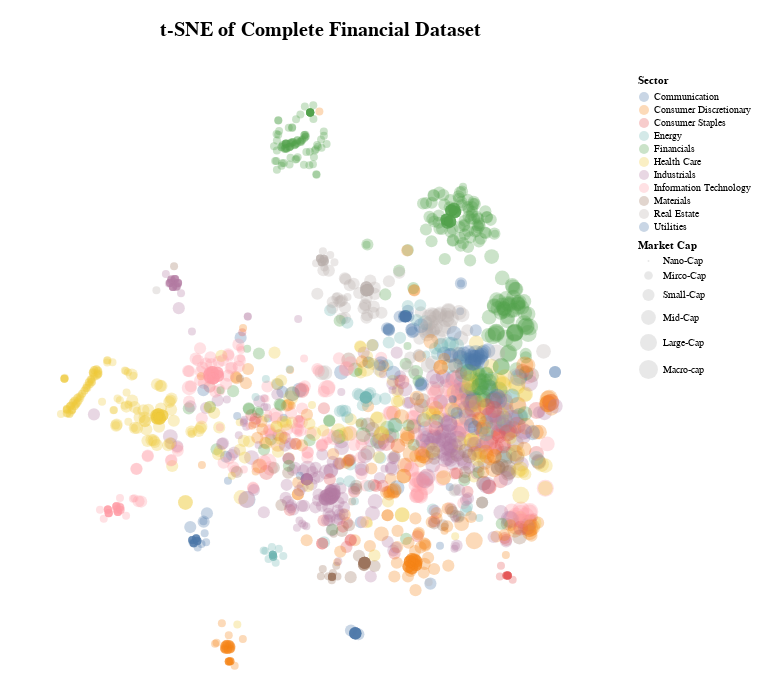

Write notebook code for a chart like this one.
### Markdown cell above
Once again, this should have the same size dataset (1915,2)

### Code cell
print(f"The tsne output dataframe has dimensions of {X_complete_tsne.shape}\n")

complete_chart = plot_tsne(X_complete, X_complete_tsne, title = 't-SNE of Complete Financial Dataset')
complete_chart.properties(padding = 20,width = 600, height = 600
        ).configure_view(stroke=None).interactive()

### Figure 1 — Vega-Lite specification as saved in the notebook (floating-point values rounded to 4 significant figures; data arrays with more than 128 entries replaced by an {"elided": "..."} marker saying what was removed)
{"config": {"view": {"continuousWidth": 300, "continuousHeight": 300, "stroke": null}}, "data": {"name": "data-2b70feca1ff87fd9538ce729cfd6458d"}, "mark": {"type": "circle", "opacity": 0.3, "size": 28}, "encoding": {"color": {"field": "Sector", "type": "nominal"}, "size": {"field": "Market Cap", "scale": {"domain": ["Nano-Cap", "Mirco-Cap", "Small-Cap", "Mid-Cap", "Large-Cap", "Macro-cap"]}, "sort": ["Nano-Cap", "Mirco-Cap", "Small-Cap", "Mid-Cap", "Large-Cap", "Macro-cap"], "type": "nominal"}, "tooltip": [{"field": "Sector", "type": "nominal"}, {"field": "Market Cap", "type": "nominal"}], "x": {"axis": null, "field": "tsne1", "title": "", "type": "quantitative"}, "y": {"axis": null, "field": "tsne2", "title": "", "type": "quantitative"}}, "height": 600, "padding": 20, "params": [{"name": "param_2", "select": {"type": "interval", "encodings": ["x", "y"]}, "bind": "scales"}], "title": {"text": "t-SNE of Complete Financial Dataset", "fontSize": 20, "offset": 35}, "width": 600, "$schema": "https://vega.github.io/schema/vega-lite/v5.20.1.json", "datasets": {"data-2b70feca1ff87fd9538ce729cfd6458d": {"elided": "1910 records"}}}
